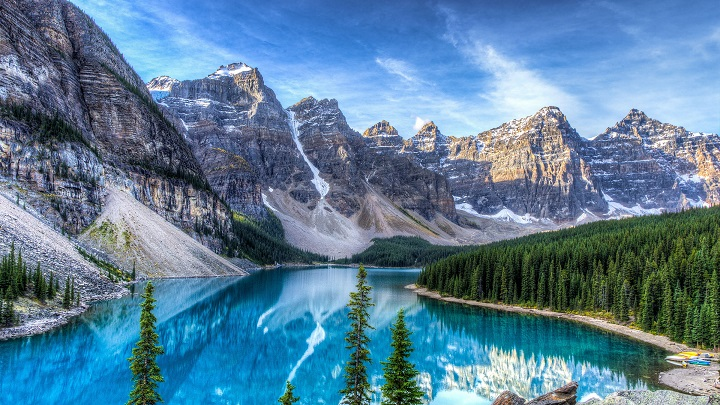
#> input picture imgs/landscape.jpg, 720 x 405 px, found by its file name
$ jupyter execute '1-OpenCV-detección-bordes.ipynb'
#> lines starting #> are read from the running program, lines starting #| are printed output that depends on the picture
## OpenCV
Es una biblioteca de código abierto muy popular para la visión computacional. Con ella, puedes cargar imágenes, aplicar filtros, detectar bordes, transformar formatos y mucho más.

## Elaborado por: Luis Eduardo Ordoñez

### Importar librerías

[cell 1]
import numpy as np
import matplotlib.pyplot as plt
import cv2

from google.colab.patches import cv2_imshow

# Scipy es una librería para realizar cálculos numéricos y científicos. El módulo "signal" permite
# acceder a todas las funciones y herramientas para procesar señales y realizar análisis de datos.
from scipy import signal

### Conectar Google Colab con Google Drive

[cell 2]
from google.colab import drive
drive.mount('/content/drive')

### Cargar y mostrar imagen

[cell 3]
# Editar el path en Google Drive
imagen = cv2.imread('/content/drive/MyDrive/Corhuila/Visión Computacional/Notebooks/imgs/landscape.jpg')
#> imagen is the input picture: shape (405, 720, 3); mean B, G, R 153.3, 127, 90.7
dimen = imagen.shape
#> dimen = (405, 720, 3)
print('dimensiones', dimen)
#| dimensiones (405, 720, 3)
print('Número de filas:', dimen[0], '(altura en píxeles)')
#| Número de filas: 405 (altura en píxeles)
print('Número de columnas:', dimen[1], '(ancho en píxeles)')
#| Número de columnas: 720 (ancho en píxeles)
print('Número de canales de color:', dimen[2], '(en este caso, 3 canales: RGB o BGR, dependiendo de la biblioteca))\n')
#| Número de canales de color: 3 (en este caso, 3 canales: RGB o BGR, dependiendo de la biblioteca))
cv2_imshow(imagen)

### Tareas comunes de procesamiento de imágenes

[cell 4]
# 1. Cambio de tamaño (resizing)
imagen_redimensionada = cv2.resize(imagen, (200, 200))
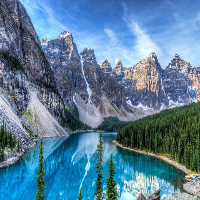
#> imagen_redimensionada: shape (200, 200, 3); mean B, G, R 153.2, 126.9, 90.5

# 2. Recorte (cropping): Recortar una región: y desde 50 a 150 y x desde 100 a 200
imagen_recortada = imagen[50:150, 100:200]
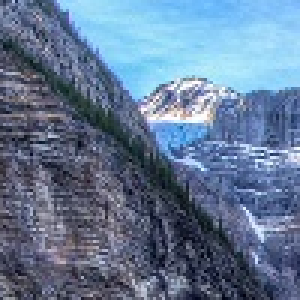
#> imagen_recortada: shape (100, 100, 3) (shown 3 times larger); mean B, G, R 149.1, 120.6, 99

# 3. Rotación
(h, w) = imagen.shape[:2]
#> h = 405; w = 720
centro = (w // 2, h // 2)
#> centro = (360, 202)
matriz_rotacion = cv2.getRotationMatrix2D(centro, 45, 1.0)
imagen_rotada = cv2.warpAffine(imagen, matriz_rotacion, (w, h))
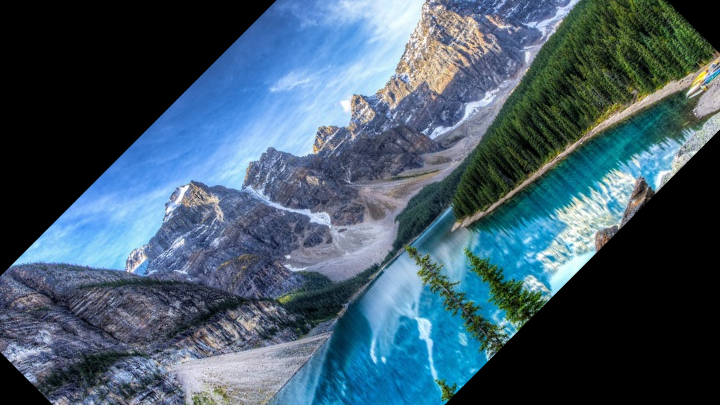
#> imagen_rotada: shape (405, 720, 3); mean B, G, R 105.7, 89.3, 66

# 5. Traslación
matriz_traslacion = np.float32([[1, 0, 50], [0, 1, 30]])  # 50 píxeles a la derecha y 30 hacia abajo
imagen_trasladada = cv2.warpAffine(imagen, matriz_traslacion, (w, h))
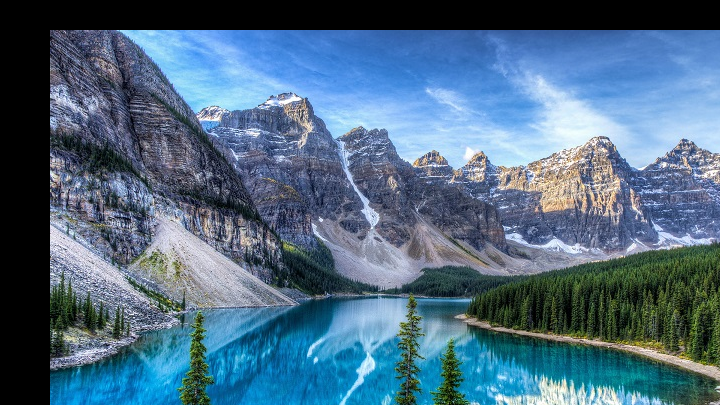
#> imagen_trasladada: shape (405, 720, 3); mean B, G, R 131, 107.2, 77.9

# Mostrar todas las imágenes
titulos = ['Redimensionada', 'Recortada', 'Rotada', 'Trasladada']
imagenes = [cv2.cvtColor(imagen_redimensionada, cv2.COLOR_BGR2RGB),
            cv2.cvtColor(imagen_recortada, cv2.COLOR_BGR2RGB),
            cv2.cvtColor(imagen_rotada, cv2.COLOR_BGR2RGB),
            cv2.cvtColor(imagen_trasladada, cv2.COLOR_BGR2RGB)]

plt.figure(figsize=(14, 10))
for i in range(4):
    plt.subplot(1, 4, i+1)
    plt.imshow(imagenes[i])
    plt.title(titulos[i])
    plt.axis('off')
plt.tight_layout()
plt.show()
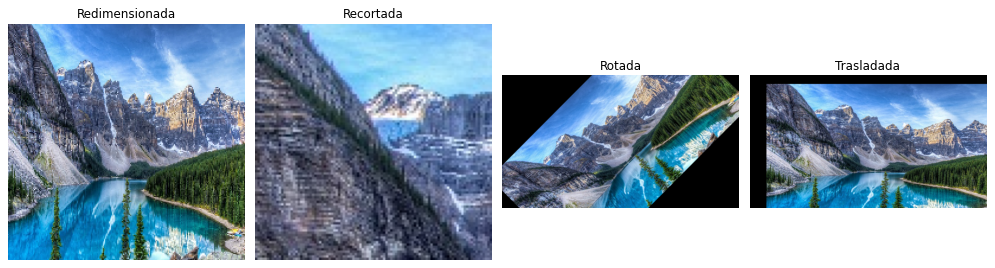
#> figure drawn by matplotlib, 4 panels

### Convertir imagen a escala de grises

[cell 5]
greyscale = cv2.cvtColor(imagen, cv2.COLOR_BGR2GRAY)
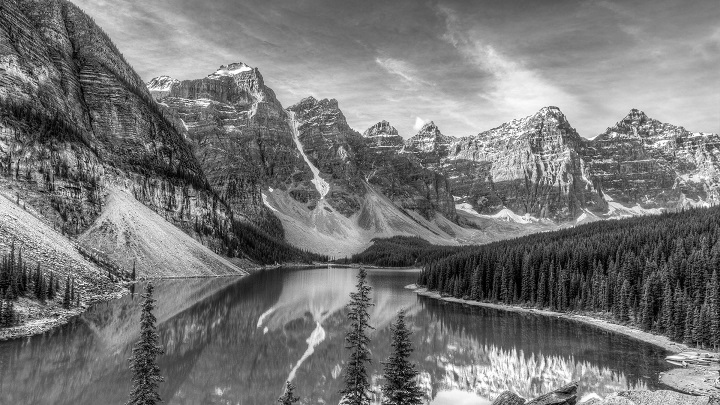
#> greyscale: shape (405, 720); min 0, max 255, mean 119.1
print(imagen.shape, '\n')
#| (405, 720, 3)
cv2_imshow(greyscale)

## Aplicación de filtros

### Filtro de suavisado de bordes
Este filtro es una técnica común en el procesamiento de imágenes que se utiliza para reducir el ruido en una imagen y suavizar los bordes y detalles de la imagen. El filtro funciona mediante la sustitución de cada píxel de la imagen con el promedio de los valores de píxel en su vecindario inmediato.

[cell 6]
# Crean una matriz NumPy de tamaño 3x3 que representa un filtro de suavizado,
# también conocido como filtro de promedio.

smooth_filter = np.full((3, 3), 1/9)
smooth_filter

[cell 7]
# Se aplica un filtro de suavizado a una imagen en escala de grises utilizando la función "convolve2d"
# de la biblioteca Scipy. Esta función se utiliza para realizar una convolución bidimensional de dos matrices.
# En este caso, la matriz "greyscale" representa la imagen en escala de grises a la que se le aplicará el
# filtro de suavizado y la matriz "smooth_filter" representa el filtro de suavizado que se aplicará a la imagen.

# El argumento "mode='same'" indica que el resultado de la convolución se ajustará al mismo tamaño
# que la imagen original, de modo que el tamaño de la imagen resultante será el mismo que el de la imagen de entrada.

# La función "convolve2d" se utiliza comúnmente en el procesamiento de imágenes en Python para aplicar
# filtros y realizar diversas operaciones de convolución en imágenes.

new_image = signal.convolve2d(greyscale, smooth_filter, mode='same')
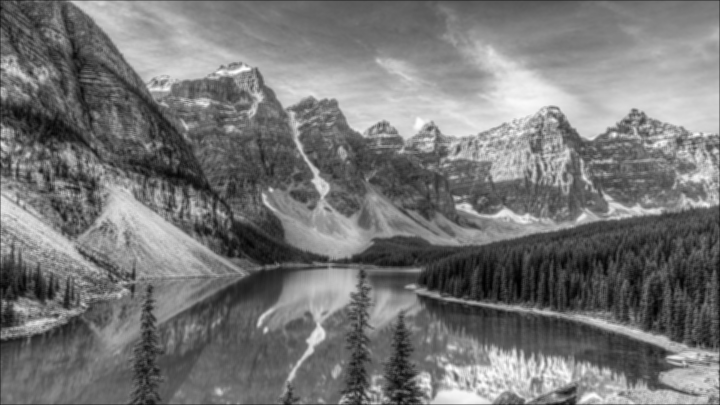
#> new_image: shape (405, 720) float64; min 1.33, max 253.4, mean 118.8
cv2_imshow(new_image)

### Filtro de desenfoque gaussiano
Este tipo de suavizado reduce el ruido y los detalles finos, facilitando tareas posteriores como la detección de bordes o la segmentación. El tamaño (5, 5) indica el tamaño del kernel usado para difuminar, y el valor 0 permite que OpenCV calcule automáticamente la desviación estándar del filtro.

[cell 8]
imagen_suavizada = cv2.GaussianBlur(imagen, (5, 5), 0)
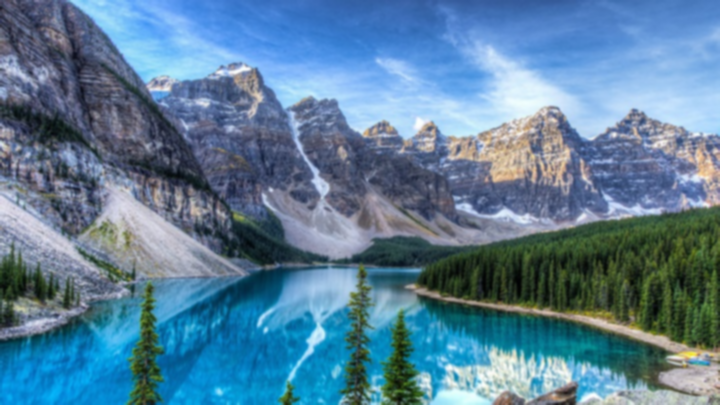
#> imagen_suavizada: shape (405, 720, 3); mean B, G, R 153.3, 127, 90.7
cv2_imshow(imagen_suavizada)

### Filtro de realce de bordes
<p style='text-align: justify;'>Este tipo de filtro se utiliza en el procesamiento de imágenes para mejorar los bordes y los detalles de una imagen.</p>

<p style='text-align: justify;'>El filtro se aplica a cada píxel de la imagen utilizando una operación de convolución. La matriz "kernel_filter" representa el núcleo del filtro, que se desliza sobre la imagen en escala de grises y calcula el nuevo valor de cada píxel basándose en los valores de los píxeles en su vecindario inmediato.</p>

<p style='text-align: justify;'>El filtro de realce de bordes se compone de tres partes. La parte central de la matriz tiene un valor de 17/9, lo que significa que el valor del píxel central se incrementará en comparación con los píxeles circundantes. Las otras ocho posiciones de la matriz tienen un valor de -1/9, lo que significa que los valores de los píxeles circundantes se reducirán en comparación con el valor central. Esto resalta los bordes y detalles de la imagen, ya que los cambios de valor en los píxeles son más pronunciados en los bordes de la imagen.</p>

[cell 9]
kernel_filter = np.array([[-1/9,-1/9,-1/9],
                          [-1/9, 17/9,-1/9],
                          [-1/9,-1/9,-1/9]])

new_image = signal.convolve2d(greyscale, kernel_filter, mode='same')
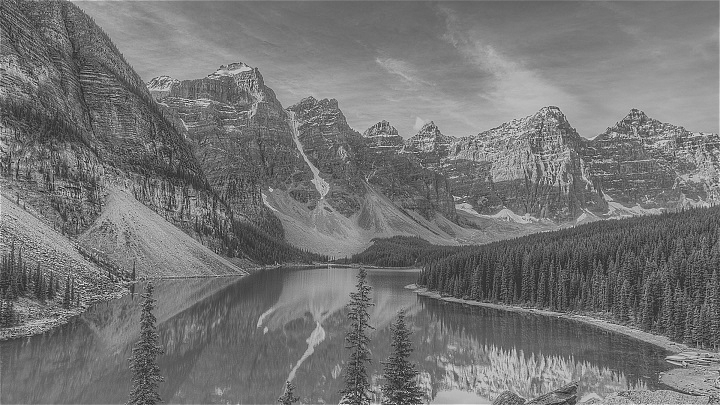
#> new_image: shape (405, 720) float64; min -100.6, max 376.7, mean 119.4; drawn with min black and max white
cv2_imshow(new_image)

$ run again, with imgs/jabali.jpg copied over imgs/landscape.jpg
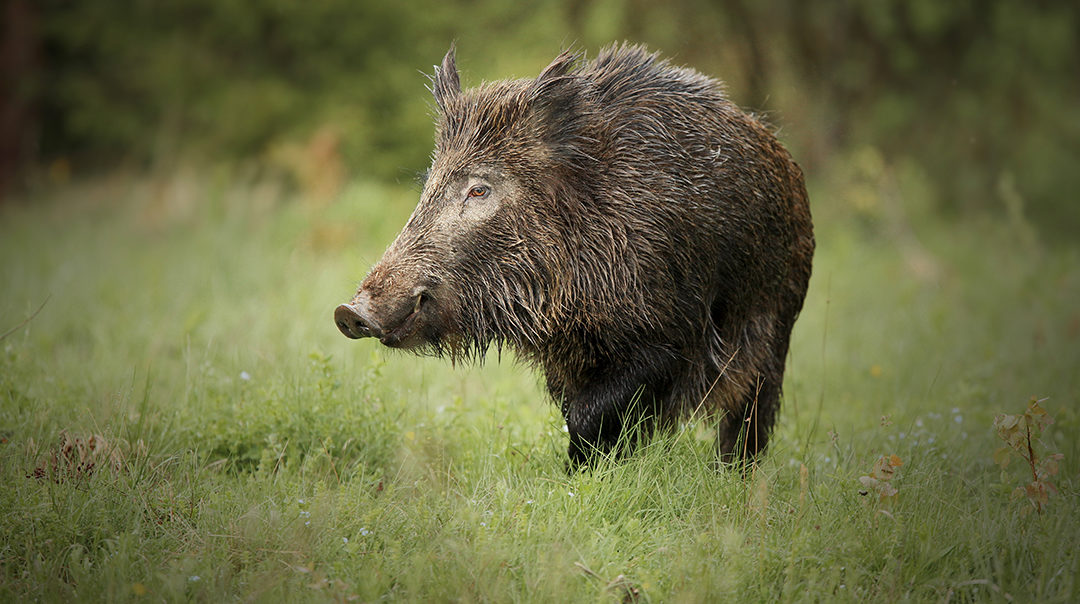
#> input picture imgs/jabali.jpg, 1080 x 604 px, found by its file name
#> imagen is the input picture: shape (604, 1080, 3); mean B, G, R 66.4, 105.7, 104.3
#| dimensiones (604, 1080, 3)
#| Número de filas: 604 (altura en píxeles)
#| Número de columnas: 1080 (ancho en píxeles)
#| Número de canales de color: 3 (en este caso, 3 canales: RGB o BGR, dependiendo de la biblioteca))
#> `plt.show()`:
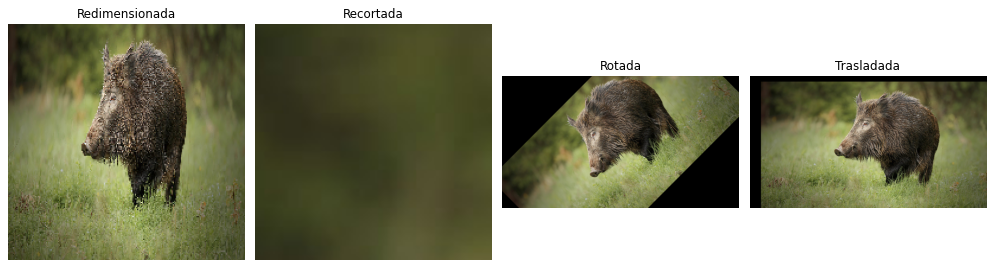
#> figure drawn by matplotlib, 4 panels
#| (604, 1080, 3)
#> `new_image = signal.convolve2d(greyscale, kernel_filter, mode='same')`:
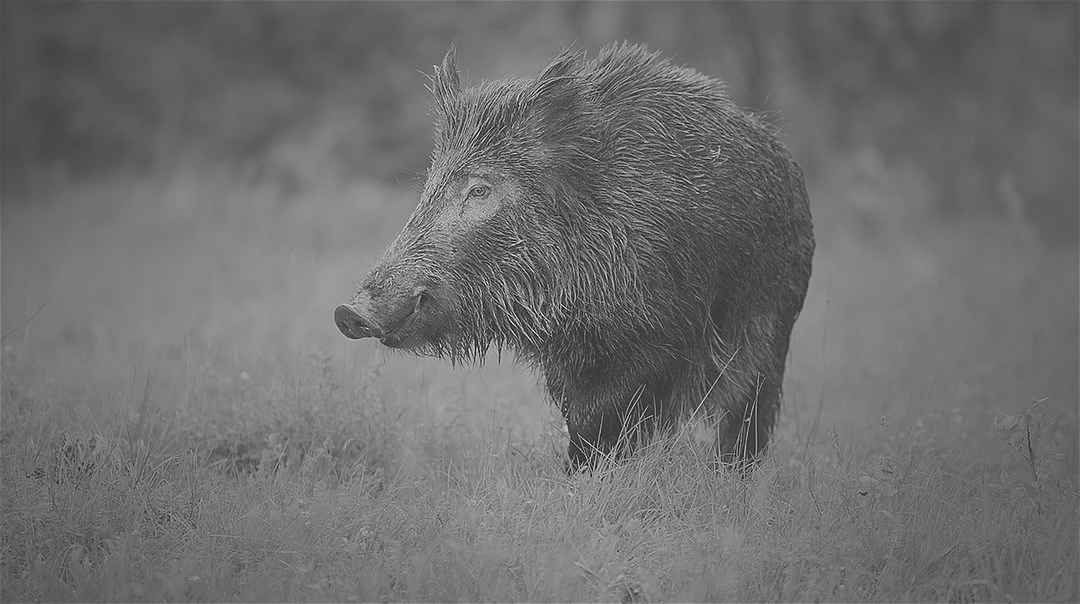
#> new_image: shape (604, 1080) float64; min -120.3, max 387.7, mean 100.9; drawn with min black and max white
